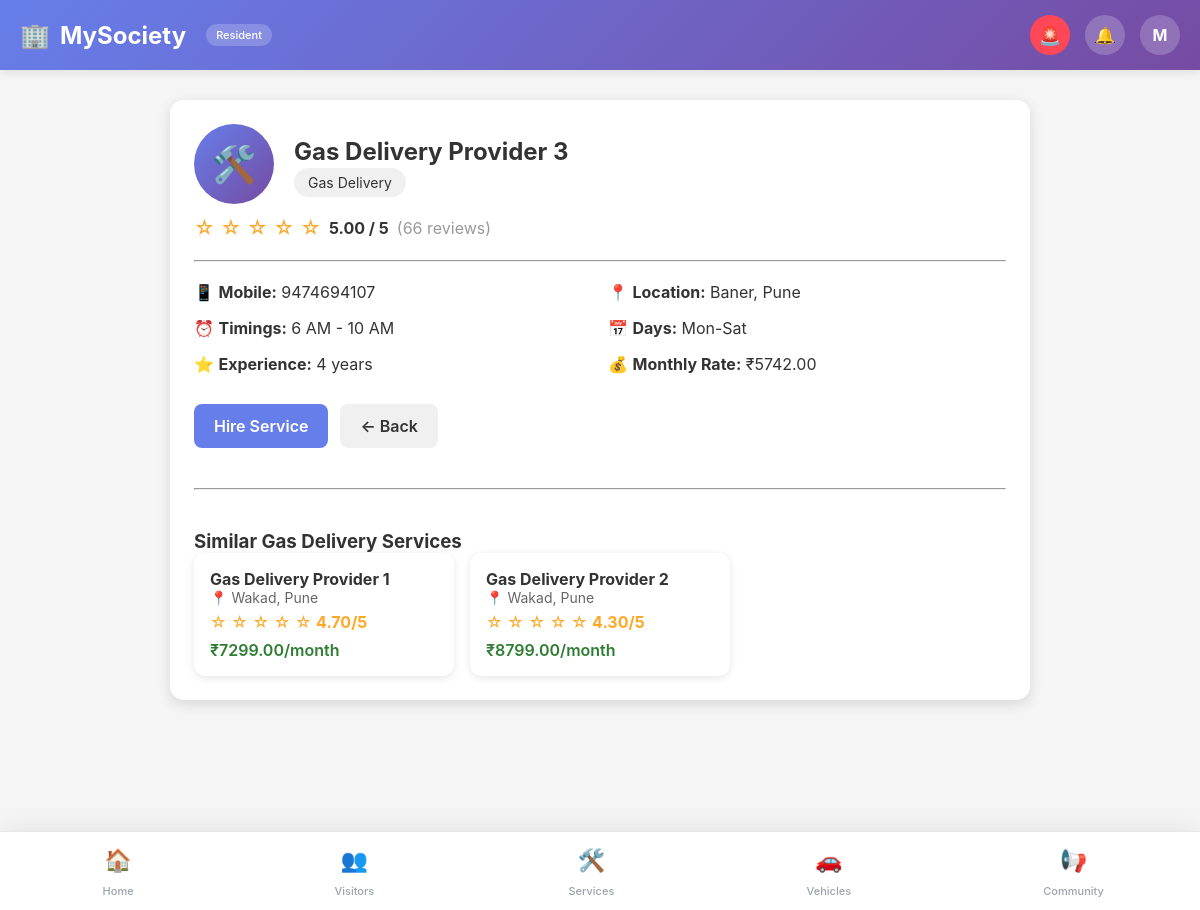
Screenshot of /services/provider/45/ (signed in) with the database file from the repository.
### core/models.py (models this page shows, shortened)
class UserProfile(models.Model):
    ROLE_CHOICES = (
        ('resident', 'Resident'),
        ('guard', 'Guard'),
        ('guard_admin', 'Guard Admin'),
        ('society_admin', 'Society Admin'),
        ('admin', 'Super Admin'),
        ('service_provider', 'Service Provider'),
    )
    STATUS_CHOICES = (
        ('pending', 'Pending'),
        ('approved', 'Approved'),
        ('rejected', 'Rejected'),
    )
    user = models.OneToOneField(User, on_delete=models.CASCADE)
    role = models.CharField(
        max_length=20,
        choices=ROLE_CHOICES
    )
    society = models.ForeignKey(
        Society,
        on_delete=models.SET_NULL,
        null=True,
        blank=True
    )
    apartment = models.ForeignKey(
        Apartment,
        on_delete=models.SET_NULL,
        null=True,
        blank=True
    )
    phone = models.CharField(max_length=15)
    address = models.TextField(blank=True)
    status = models.CharField(
        max_length=20,
        choices=STATUS_CHOICES,
        default='pending'
    )
    class Meta:
        indexes = [
            models.Index(fields=["role", "status"]),
        ]

class ServiceProvider(models.Model):
    VERIFICATION_STATUS = [
        ('pending', 'Pending'),
        ('verified', 'Verified'),
        ('rejected', 'Rejected'),
    ]
    user = models.OneToOneField(
        User,
        on_delete=models.CASCADE,
        related_name="service_provider_profile",
        null=True,
        blank=True
    )
    GENDER_CHOICES = [
        ('male', 'Male'),
        ('female', 'Female'),
        ('other', 'Other'),
    ]
    service = models.ForeignKey(
        Service,
        on_delete=models.CASCADE,
        related_name='providers'
    )
    name = models.CharField(max_length=200)
    mobile = models.CharField(max_length=15)
    alternate_mobile = models.CharField(max_length=15, blank=True)
    gender = models.CharField(max_length=10, choices=GENDER_CHOICES)
    age = models.PositiveIntegerField(null=True, blank=True)
    area = models.CharField(max_length=200, help_text="e.g., Nanded City, Sinhagad Road")
    city = models.CharField(max_length=100)
    pincode = models.CharField(max_length=10)
    full_address = models.TextField(blank=True)
    experience_years = models.PositiveIntegerField(default=0)
    hourly_rate = models.DecimalField(max_digits=10, decimal_places=2, null=True, blank=True)
    monthly_rate = models.DecimalField(max_digits=10, decimal_places=2, null=True, blank=True)
    verification_status = models.CharField(
        max_length=20,
        choices=VERIFICATION_STATUS,
        default='pending'
    )
    id_proof = models.ImageField(upload_to='service_providers/id_proof/', null=True, blank=True)
    photo = models.ImageField(upload_to='service_providers/photos/', null=True, blank=True)
    police_verification = models.BooleanField(default=False)
    available_days = models.CharField(
        max_length=200,
        help_text="e.g., Mon-Fri, All Days"
    )
    preferred_timings = models.CharField(
        max_length=200,
        help_text="e.g., 6 AM - 10 AM, Evening"
    )
    is_available = models.BooleanField(default=True)
    rating = models.DecimalField(max_digits=3, decimal_places=2, default=0.0)
    total_reviews = models.PositiveIntegerField(default=0)
    total_hires = models.PositiveIntegerField(default=0)
    active_clients = models.PositiveIntegerField(default=0)
    created_at = models.DateTimeField(auto_now_add=True)
    updated_at = models.DateTimeField(auto_now=True)
    class Meta:
        ordering = ['-rating', '-total_hires']
        indexes = [
            models.Index(fields=['area', 'city']),
            models.Index(fields=['service', 'verification_status']),
            models.Index(fields=['is_available']),
        ]

class Service(models.Model):
    name = models.CharField(max_length=50)
    active = models.BooleanField(default=True)

### core/views.py (the view)
# urls.py: path('services/provider/<int:provider_id>/', views.service_provider_detail, name='service_provider_detail'),
@login_required
@role_required("resident")
def service_provider_detail(request, provider_id):
    provider = get_object_or_404(
        ServiceProvider.objects.select_related('service'),
        id=provider_id
    )
    hired_service = HiredService.objects.filter(
        resident=request.user,
        service_provider=provider,
        status='active'
    ).first()
    is_hired = hired_service is not None
    user_review = None
    if hired_service:
        user_review = ServiceReview.objects.filter(
            hired_service=hired_service
        ).first()
    reviews = ServiceReview.objects.filter(
        hired_service__service_provider=provider
    ).select_related('hired_service__resident')[:10]
    similar_providers = ServiceProvider.objects.filter(
        service=provider.service,
        city=provider.city,
        verification_status="verified",
        is_available=True
    ).exclude(
        id=provider.id
    ).order_by(
        "-rating", "-total_hires"
    )[:6]
    context = {
        'provider': provider,
        'is_hired': is_hired,
        'hired_service': hired_service,
        'user_review': user_review,
        'reviews': reviews,
        'similar_providers': similar_providers,
    }
    return render(request, 'service_provider_detail.html', context)

### core/context_processors.py (called while the page is built, shortened)
def base_context(request):
    if not request.user.is_authenticated:
        return {}
    profile = getattr(request.user, "userprofile", None)
    return {
        "current_user": request.user,
        "current_role": profile.role if profile else None,
        "notification_count": Notification.objects.filter(
            user=request.user,
            is_read=False
        ).count(),
    }

def global_context(request):
    if not request.user.is_authenticated:
        return {
            "notification_count": 0,
            "current_user": None,
            "current_role": None,
        }
    user = request.user
    profile = getattr(user, "userprofile", None)
    unread_chat = ChatMessage.objects.filter(
        receiver=user,
        is_read=False
    ).count()
    unread_notifications = Notification.objects.filter(
        user=user,
        is_read=False
    ).count()
    return {
        "current_user": user,
        "current_role": profile.role if profile else None,
        "notification_count": unread_chat + unread_notifications,
    }

def guard_notification_count(request):
    return {"guard_notification_count": 0}

def notification_count(request):
    if not request.user.is_authenticated:
        return {'notification_count': 0}
    try:
        unread_chat = ChatMessage.objects.filter(
            receiver=request.user,
            is_read=False
        ).count()
        unread_notif = Notification.objects.filter(
            user=request.user,
            is_read=False
        ).count()
        total = unread_chat + unread_notif
    except Exception:
        total = 0
    return {'notification_count': total}

### templates/service_provider_detail.html (shortened to what this page needs)
{% extends "base.html" %}
{% block content %}
<div class="main-content" style="max-width:900px;margin:30px auto;">
    <div style="
        background:white;
        padding:24px;
        border-radius:14px;
        box-shadow:0 4px 14px rgba(0,0,0,0.12);
    ">
        <div style="display:flex;align-items:center;gap:20px;">
            <div style="
                width:80px;height:80px;
                border-radius:50%;
                background:linear-gradient(135deg,#667eea,#764ba2);
                color:white;
                font-size:36px;
                display:flex;
                align-items:center;
                justify-content:center;
            ">
                🛠️
            </div>
            <div>
                <h2 style="margin-bottom:6px;">{{ provider.name }}</h2>
                <span style="
                    background:#f0f0f0;
                    padding:6px 14px;
                    border-radius:20px;
                    font-size:14px;
                ">
                    {{ provider.service.name }}
                </span>
            </div>
        </div>
        <div style="margin-top:12px;display:flex;align-items:center;gap:8px;">
            <div style="color:#ffa726;font-size:20px;">
                {% for i in "12345" %}
                    {% if forloop.counter <= provider.rating|floatformat:0 %}
                        ★
                    {% else %}
                        ☆
                    {% endif %}
                {% endfor %}
            </div>
            <strong>{{ provider.rating }} / 5</strong>
            <span style="color:#999;">({{ provider.total_reviews }} reviews)</span>
        </div>
        <hr style="margin:20px 0;">
        <div style="display:grid;grid-template-columns:1fr 1fr;gap:16px;">
            <div>📱 <strong>Mobile:</strong> {{ provider.mobile }}</div>
            <div>📍 <strong>Location:</strong> {{ provider.area }}, {{ provider.city }}</div>
            <div>⏰ <strong>Timings:</strong> {{ provider.preferred_timings }}</div>
            <div>📅 <strong>Days:</strong> {{ provider.available_days }}</div>
            <div>⭐ <strong>Experience:</strong> {{ provider.experience_years }} years</div>
            <div>💰 <strong>Monthly Rate:</strong> ₹{{ provider.monthly_rate }}</div>
        </div>
        <div style="margin-top:30px;display:flex;gap:12px;">
            {% if is_hired %}
                <button style="
                    padding:12px 20px;
                    background:#4caf50;
                    color:white;
                    border:none;
                    border-radius:8px;
                    font-weight:600;
                ">
                    ✓ Already Hired
                </button>
            {% else %}
                <a href="{% url 'hire_service_provider' provider.id %}" style="
                    padding:12px 20px;
                    background:#667eea;
                    color:white;
                    border-radius:8px;
                    text-decoration:none;
                    font-weight:600;
                ">
                    Hire Service
                </a>
            {% endif %}
            <a href="{% url 'resident_services' %}" style="
                padding:12px 20px;
                background:#f0f0f0;
                color:#333;
                border-radius:8px;
                text-decoration:none;
                font-weight:600;
            ">
                ← Back
            </a>
        </div>
        {% if similar_providers %}
        <hr style="margin:40px 0;">
        <h3>Similar {{ provider.service.name }} Services</h3>
        <div style="display:grid;grid-template-columns:repeat(auto-fill,minmax(250px,1fr));gap:16px;">
            {% for sp in similar_providers %}
            <div style="
                background:white;
                padding:16px;
                border-radius:12px;
                box-shadow:0 2px 8px rgba(0,0,0,0.1);
                cursor:pointer;
            "
            onclick="window.location.href='{% url 'service_provider_detail' sp.id %}'">
                <strong>{{ sp.name }}</strong>
                <div style="color:#666;font-size:14px;">📍 {{ sp.area }}, {{ sp.city }}</div>
                <div style="color:#ffa726;margin-top:6px;">
                    {% for i in "12345" %}
                        {% if forloop.counter <= sp.rating|floatformat:0 %}
                            ★
                        {% else %}
                            ☆
                        {% endif %}
                    {% endfor %}
                    <strong>{{ sp.rating }}/5</strong>
                </div>
                {% if sp.monthly_rate %}
                <div style="margin-top:8px;font-weight:600;color:#2e7d32;">
                    ₹{{ sp.monthly_rate }}/month
                </div>
                {% endif %}
            </div>
            {% endfor %}
        </div>
        {% endif %}
    </div>
</div>
{% endblock %}

### templates/base.html (shortened to what this page needs)
<!DOCTYPE html>
<html lang="en">
<head>
</head>
<body>
    <header class="header">
        <div class="header-content">
            <div class="logo">
                <span>{% block logo_icon %}🏢{% endblock %}</span>
                <span>MySociety</span>
                {% if current_role %}
                <span class="role-badge">{{ current_role|title }}</span>
                {% endif %}
            </div>
            <div class="header-actions">
                <div class="sos-icon" title="SOS / Panic Alert" onclick="sendSOS()">🚨</div>
                <a href="{% url 'resident_notifications' %}" class="notification-icon">
                    <span>🔔</span>
                </a>
                <a href="{% url 'profile' %}" class="profile-icon" title="My Profile">
                    {{ current_user.username|slice:":1"|upper }}
                </a>
            </div>
        </div>
    </header>
    <main class="main-content">
        {% block content %}{% endblock %}
    </main>
    <nav class="bottom-nav">
        {% if current_role == "resident" %}
            <a href="{% url 'resident_dashboard' %}"
               class="nav-item {% block nav_home %}{% endblock %}">
                <div class="nav-icon">🏠</div>
                <span>Home</span>
            </a>
            <a href="{% url 'resident_visitors' %}"
               class="nav-item {% block nav_visitors %}{% endblock %}">
                <div class="nav-icon">👥</div>
                <span>Visitors</span>
            </a>
            <a href="{% url 'resident_services' %}"
               class="nav-item {% block nav_services %}{% endblock %}">
                <div class="nav-icon">🛠️</div>
                <span>Services</span>
            </a>
            <a href="{% url 'resident_vehicles' %}"
               class="nav-item {% block nav_vehicles %}{% endblock %}">
                <div class="nav-icon">🚗</div>
                <span>Vehicles</span>
            </a>
            <a href="{% url 'resident_notices' %}"
               class="nav-item {% block nav_community %}{% endblock %}">
                <div class="nav-icon">📢</div>
                <span>Community</span>
            </a>
        {% elif current_role == "guard" %}
            <a href="{% url 'guard_dashboard' %}"
               class="nav-item {% block nav_guard_gate %}{% endblock %}">
                <div class="nav-icon">🛡️</div>
                <span>Gate</span>
            </a>
        {% endif %}
    </nav>
</body>
</html>

### rows the page displays
UserProfile: role "Resident"
ServiceProvider: name "Gas Delivery Provider 3", service.name "Gas Delivery", rating "5.00", total_reviews "66", mobile "9474694107", area "Baner", city "Pune", preferred_timings "6 AM - 10 AM", available_days "Mon-Sat", experience_years "4", monthly_rate "5742.00"
ServiceProvider: name "Gas Delivery Provider 1", area "Wakad", city "Pune", rating "4.70", monthly_rate "7299.00"
ServiceProvider: name "Gas Delivery Provider 2", area "Wakad", city "Pune", rating "4.30", monthly_rate "8799.00"

### other values shown
{{ current_user.username|slice:":1"|upper }} "M"
